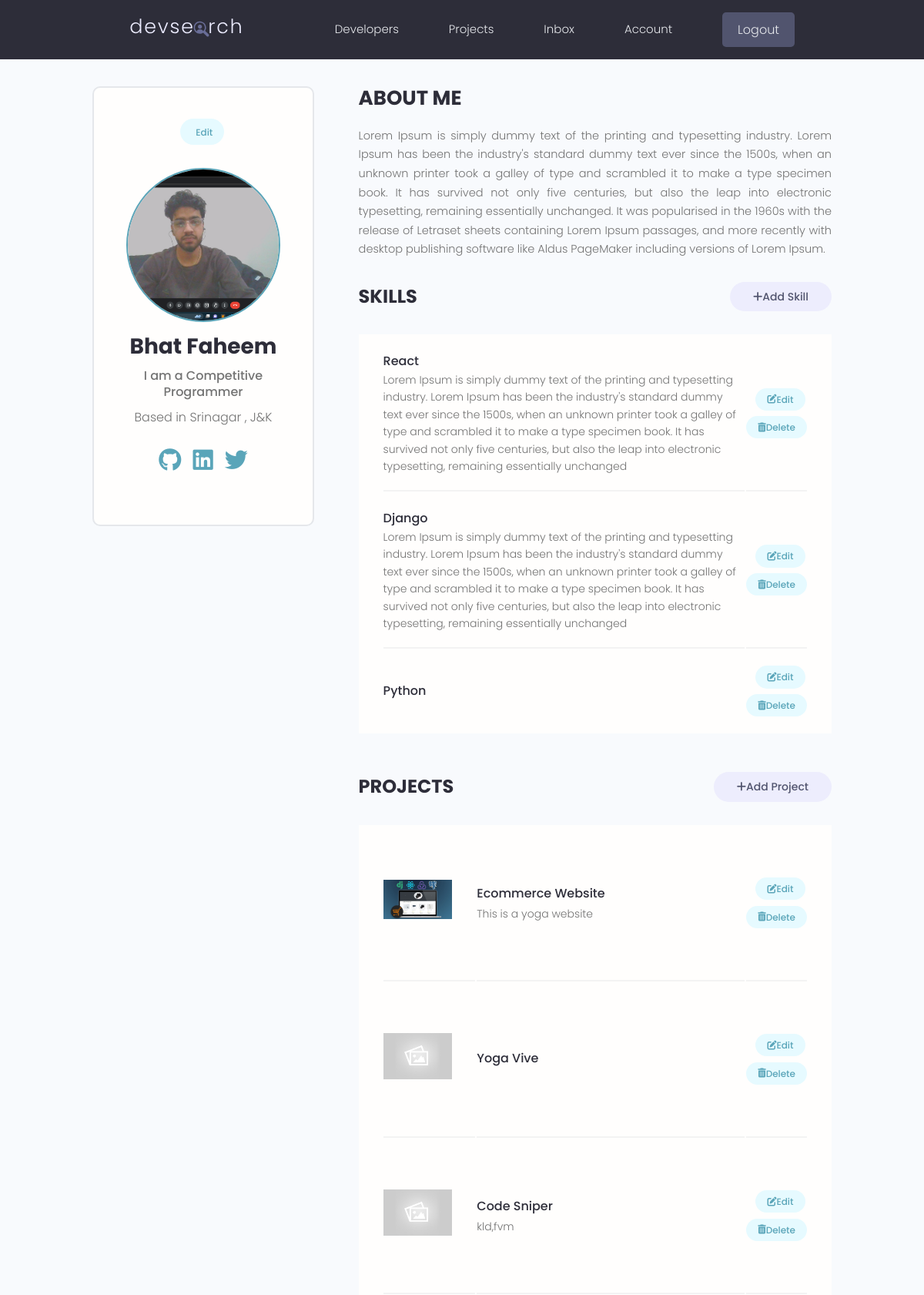
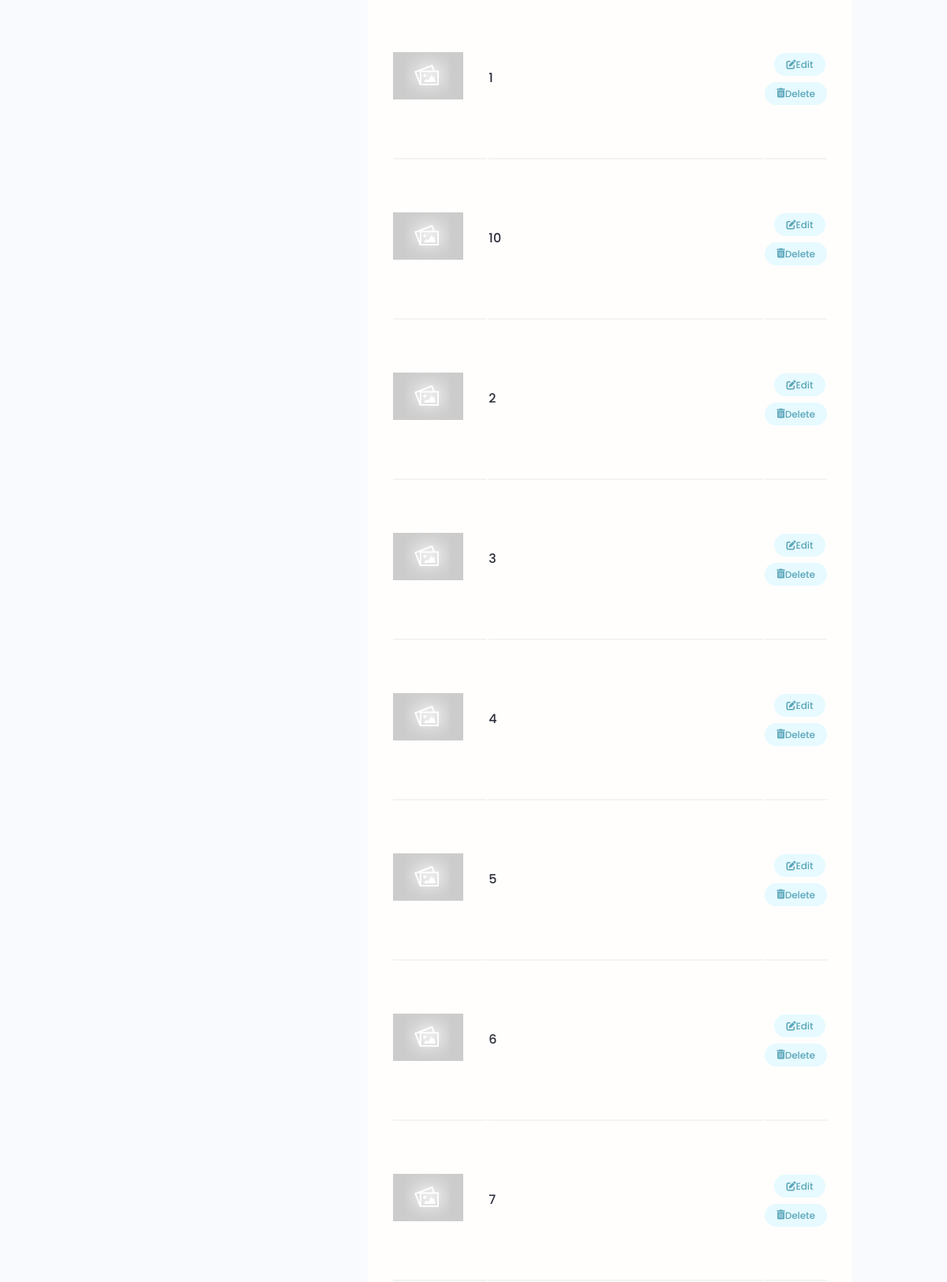
The app's page /account/ (signed in, upper part) with its own data (2 pictures, top to bottom).
### users/models.py (models this page shows, shortened)
class Profile(models.Model):
    user = models.OneToOneField(User, on_delete=models.CASCADE, null=True, blank=True)
    name = models.CharField(max_length=200, blank=True, null=True)
    username = models.CharField(max_length=200, blank=True, null=True)
    location = models.CharField(max_length=200, blank=True, null=True)
    email = models.EmailField(max_length=500, null=True, blank=True)
    short_intro = models.CharField(max_length=200, blank=True, null=True)
    bio = models.TextField(blank=True, null=True)
    profile_img = models.ImageField(
        null=True,
        blank=True,
        upload_to="profiles/",
        default="profiles/user-default.png",
    )
    social_github = models.CharField(max_length=200, blank=True, null=True)
    social_twitter = models.CharField(max_length=200, blank=True, null=True)
    social_linkedin = models.CharField(max_length=200, blank=True, null=True)
    social_youtube = models.CharField(max_length=200, blank=True, null=True)
    social_website = models.CharField(max_length=200, blank=True, null=True)
    created = models.DateTimeField(auto_now_add=True)
    id = models.UUIDField(
        default=uuid.uuid4, unique=True, primary_key=True, editable=False
    )

class Skill(models.Model):
    owner = models.ForeignKey(Profile, on_delete=models.CASCADE, null=True, blank=True)
    name = models.CharField(max_length=200, blank=True, null=True)
    description = models.TextField(null=True, blank=True)
    created = models.DateTimeField(auto_now_add=True)
    id = models.UUIDField(
        default=uuid.uuid4, unique=True, primary_key=True, editable=False
    )

### projects/models.py (models this page shows, shortened)
class Project(models.Model):
    owner = models.ForeignKey(Profile, null=True, blank=True, on_delete=models.SET_NULL)
    title = models.CharField(max_length=200)
    description = models.TextField(null=True, blank=True)
    featured_image = models.ImageField(null=True, blank=True, default="default.jpg")
    demo_link = models.CharField(max_length=2000, null=True, blank=True)
    source_link = models.CharField(max_length=2000, null=True, blank=True)
    tags = models.ManyToManyField("Tag", blank=True)
    vote_total = models.IntegerField(default=0, null=True, blank=True)
    vote_ratio = models.IntegerField(default=0, null=True, blank=True)
    created = models.DateTimeField(auto_now_add=True)
    id = models.UUIDField(
        default=uuid.uuid4, unique=True, primary_key=True, editable=False
    )
    class Meta:
        ordering = ["-vote_ratio", "-vote_total", "title"]

### users/views.py (the view)
# urls.py: path("account/", views.userAccount, name="account"),
@login_required(login_url="login")
def userAccount(request):
    profile = request.user.profile
    skills = profile.skill_set.all()
    projects = profile.project_set.all()
    context = {"profile": profile, "skills": skills, "projects": projects}
    return render(request, "users/account.html", context)

### users/templates/users/account.html (shortened to what this page needs)
{% extends 'main.html' %} {% block content %}
<main class="settingsPage profile my-md">
  <div class="container">
    <div class="layout">
      <div class="column column--1of3">
        <div class="card text-center">
          <div class="card__body dev">
            <a
              class="tag tag--pill tag--main settings__btn"
              href=" {% url 'edit-account' %}"
              > Edit</a
            >
            <img
              class="avatar avatar--xl dev__avatar"
              src="{{profile.profile_img.url}}"
            />
            <h2 class="dev__name">{{profile.name}}</h2>
            <p class="dev__title">{{profile.short_intro}}</p>
            <p class="dev__location">Based in {{profile.location}}</p>
            <ul class="dev__social">
              {% if profile.social_github %}
              <li>
                <a
                  title="Github"
                  href="{{profile.social_github}}"
                  target="_blank"
                >
                </a>
              </li>
              {% endif%} {% if profile.social_linkedin %}
              <li>
                <a
                  title="LinkedIn"
                  href="{{profile.social_linkedin}}"
                  target="_blank"
                  ></a>
              </li>
              {% endif%} {% if profile.social_twitter %}
              <li>
                <a
                  title="Twitter"
                  href="{{profile.social_twitter}}"
                  target="_blank"
                  ></a>
              </li>
              {% endif%}
            </ul>
          </div>
        </div>
      </div>
      <div class="column column--2of3">
        <div class="devInfo">
          <h3 class="devInfo__title">About Me</h3>
          <p class="devInfo__about">{{profile.bio}}</p>
        </div>
        <div class="settings">
          <h3 class="settings__title">Skills</h3>
          <a
            class="tag tag--pill tag--sub settings__btn tag--lg"
            href="{% url 'create-skill' %}"
            ><i class="fa fa-plus" aria-hidden="true"></i> Add Skill</a
          >
        </div>
        <table class="settings__table">
          {% for skill in skills %}
          <tr>
            <td class="settings__tableInfo">
              <h4>{{skill.name}}</h4>
              <p>{{skill.description}}</p>
            </td>
            <td class="settings__tableActions">
              <a
                class="tag tag--pill tag--main settings__btn"
                href="{% url 'update-skill' skill.id %}"
                ><i class="fas fa-edit"></i> Edit</a
              >
              <a
                class="tag tag--pill tag--main settings__btn"
                href="{% url 'delete-skill' skill.id %}?next=/account"
                ><i class="fa fa-trash" aria-hidden="true"></i> Delete</a
              >
            </td>
          </tr>
          {% endfor %}
        </table>
        <div class="settings">
          <h3 class="settings__title">Projects</h3>
          <a
            class="tag tag--pill tag--sub settings__btn tag--lg"
            href="{% url 'create-project'%}"
            ><i class="fa fa-plus" aria-hidden="true"></i>Add Project</a
          >
        </div>
        <table class="settings__table">
          {% for project in projects %}
          <tr>
            <td class="settings__thumbnail">
              <a href="{% url 'project' project.id %}"
                ><img
                  src="{{project.featured_image.url}}"
                  alt="Project Thumbnail"
              /></a>
            </td>
            <td class="settings__tableInfo">
              <a href="{% url 'project' project.id %}">{{project.title}}</a>
              <p>{{project.description|slice:"150"}}</p>
            </td>
            <td class="settings__tableActions">
              <a
                class="tag tag--pill tag--main settings__btn"
                href="{% url 'update-project' project.id %}"
                ><i class="fas fa-edit"></i> Edit</a
              >
              <a
                class="tag tag--pill tag--main settings__btn"
                href="{% url 'delete-project' project.id %}?next=/account"
                ><i class="fa fa-trash" aria-hidden="true"></i> Delete</a
              >
            </td>
          </tr>
          {% endfor %}
        </table>
      </div>
    </div>
  </div>
</main>
{% endblock content%}

### static/styles/app.css (style rules this page uses)
:root { --color-sub: #2d2d39; }
.card { border: 2px solid var(--color-light); }
img { width: 100%; }
.profile .card > .dev { padding: 4rem; }
.dev__avatar { display: block; margin: auto; }
.dev__name { color: var(--color-sub); font-size: 2.8rem; font-weight: 700; margin-top: 1rem; margin-bottom: 0.5rem; }
.dev__title { font-size: 1.6rem; font-weight: 500; line-height: 1.3; }
.dev__location { margin-top: 1rem; }
.dev__social { margin: 3rem 0; list-style: none; display: flex; justify-content: center; gap: 1.5rem; }
.devInfo { margin-bottom: 3rem; }
.devInfo__title, .devInfo__subtitle { font-size: 2.6rem; color: var(--color-sub); text-transform: uppercase; font-weight: 700; margin-bottom: 1.5rem; }
.devInfo__about, .devSkill__info { font-size: 1.45rem; line-height: 1.7; text-align: justify; }
.settingsPage .dev > .settings__btn { display: inline-block; margin-bottom: 3rem; }
.settings { display: flex; justify-content: space-between; align-items: center; }
.settings__title { font-size: 2.4rem; text-transform: uppercase; font-weight: 700; color: var(--color-sub); }
.settings__table { margin-top: 3rem; margin-bottom: 5rem; padding: 0 3rem; background: var(--color-white); }
.settings__table tr { width: 100%; }
.settings__table tr > td { padding: 2rem 0; }
.settings__table tr:not(:last-child) td { border-bottom: 2px solid var(--color-white-light); }
.settings__thumbnail { width: 23%; min-width: 10rem; }
.settings__thumbnail img { padding-right: 3rem; height: 15rem; object-fit: contain; }
.settings__tableInfo { width: 100%; }
.settings__tableInfo h4, .settings__tableInfo a { padding-right: 1rem; width: auto; font-size: 1.6rem; font-weight: 500; color: var(--color-sub); }
.settings__tableInfo p { font-size: 1.4rem; }
.settings__tableActions { text-align: right; }

### static/uikit/styles/modules/_variables.css (style rules this page uses)
:root { --color-main: #5aa5b9; --color-main-light: #e6faff; --color-sub: #3f4156; --color-sub-light: #51546e; --color-sub-lighter: #ededfd; --color-text: #737373; --color-gray: #8b8b8b; --color-light: #e5e7eb; --color-light-gray: #767676; --color-bg: #f8fafd; --color-white: #fffefd; --color-white-light: #f3f3f3; --color-success: #359e64; --color-success-bg: #def8e8; --color-error: #fc4b0b; --color-error-bg: #fff2ee; --font-base: 'Poppins', arial, helvetica, 'Segoe UI', roboto, ubuntu, sans-serif; --font-monospace: 'Fira Code', 'Courier New', courier, monospace; --font-regular: 300; --font-medium: 500; --font-bold: 700; --generic-shadow: 1px 1px 5px #00000010; --generic-transition: all 0.3s ease-in-out; }

### static/uikit/styles/modules/_base.css (style rules this page uses)
* { margin: 0; padding: 0; box-sizing: border-box; text-rendering: optimizeLegibility; color: inherit; font-size: inherit; }
html { font-size: 50%; }
@media only screen and (min-width: 480px) { html { font-size: 56.25%; } }
@media only screen and (min-width: 1200px) { html { font-size: 62.5%; } }
body { line-height: 1.6; font-weight: 400; font-size: 1.5rem; color: var(--color-text); background-color: var(--color-bg); min-height: 100vh; }

### static/uikit/styles/modules/_typography.css (style rules this page uses)
* { font-family: var(--font-base); }
h2 { font-size: 3.6rem; font-weight: var(--font-bold); }
h3 { font-size: 3.2rem; font-weight: var(--font-medium); }
h4 { font-size: 2.8rem; font-weight: var(--font-medium); }
p, span, strong { font-size: 1.6rem; color: var(--color-text); font-weight: var(--font-regular); }
a { padding-bottom: 2px; text-decoration: none; display: inline-block; color: var(--color-main); font-weight: var(--font-medium); }

### static/uikit/styles/modules/_utilities.css (style rules this page uses)
.container { width: 92%; max-width: 165rem; margin: 0 auto; box-sizing: border-box; }
@media screen and (min-width: 1000px) { .container { width: 90%; } }
@media screen and (min-width: 1200px) { .container { width: 80%; } }
.text-center { text-align: center; }
.my-md { margin: 3rem auto; }

### static/uikit/styles/modules/_avatar.css (style rules this page uses)
.avatar { border-radius: 50%; border: 2px solid var(--color-main); object-fit: cover; }
.avatar--xl { height: 20rem; width: 20rem; }

### static/uikit/styles/modules/_card.css (style rules this page uses)
.card { border-radius: 1rem; background-color: var(--color-white); border: 1.5px solid var(--color-light); width: auto; height: auto; margin-top: 0.5rem; margin-bottom: 0.5rem; overflow: hidden; }
.card__body, .card__header { padding: 2rem 2.5rem; }

### static/uikit/styles/modules/_layout.css (style rules this page uses)
.layout { display: flex; flex-flow: row wrap; justify-content: space-between; }
.layout > .column { margin-bottom: 3rem; }
.layout > .column.column--1of3 { flex-basis: 30%; }
.layout > .column.column--2of3 { flex-basis: 64%; }

### records on screen
Profile: profile_img (picture), name "Bhat Faheem", short_intro "I am a Competitive Programmer", location "Srinagar , J&K", bio "Lorem Ipsum is simply dummy text of the printing and typesetting industry. Lorem Ipsum has been the industry's standard dummy text ever since the 1500s, when an unknown printer took a galley of type and scrambled it to make a type specimen book. It has survived not only five centuries, but also the leap into electronic typesetting, remaining essentially unchanged. It was popularised in the 1960s with the release of Letraset sheets containing Lorem Ipsum passages, and more recently with desktop publishing software like Aldus PageMaker including versions of Lorem Ipsum."
Skill: name "React", description "Lorem Ipsum is simply dummy text of the printing and typesetting industry. Lorem Ipsum has been the industry's standard dummy text ever since the 1500s, when an unknown printer took a galley of type and scrambled it to make a type specimen book. It has survived not only five centuries, but also the leap into electronic typesetting, remaining essentially unchanged"
Skill: name "Django", description "Lorem Ipsum is simply dummy text of the printing and typesetting industry. Lorem Ipsum has been the industry's standard dummy text ever since the 1500s, when an unknown printer took a galley of type and scrambled it to make a type specimen book. It has survived not only five centuries, but also the leap into electronic typesetting, remaining essentially unchanged"
Skill: name "Python"
Project: featured_image (picture), title "Ecommerce Website", description "This is a yoga website"
Project: featured_image (placeholder picture), title "Yoga Vive"
Project: featured_image (placeholder picture), title "Code Sniper", description "kld,fvm"
Project: featured_image (placeholder picture), title "1"
Project: featured_image (placeholder picture), title "10"
Project: featured_image (placeholder picture), title "2"
Project: featured_image (placeholder picture), title "3"
Project: featured_image (placeholder picture), title "4"
Project: featured_image (placeholder picture), title "5"
Project: featured_image (placeholder picture), title "6"
Project: featured_image (placeholder picture), title "7"
